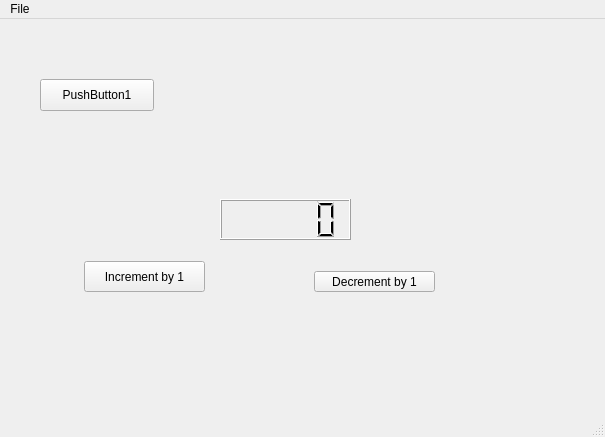
<?xml version="1.0" encoding="UTF-8"?>
<ui version="4.0">
 <class>MainWindow</class>
 <widget class="QMainWindow" name="MainWindow">
  <property name="geometry">
   <rect>
    <x>0</x>
    <y>0</y>
    <width>605</width>
    <height>437</height>
   </rect>
  </property>
  <property name="windowTitle">
   <string>MainWindow</string>
  </property>
  <widget class="QWidget" name="centralWidget">
   <widget class="QPushButton" name="pushButton">
    <property name="geometry">
     <rect>
      <x>40</x>
      <y>60</y>
      <width>114</width>
      <height>32</height>
     </rect>
    </property>
    <property name="text">
     <string>PushButton1</string>
    </property>
   </widget>
   <widget class="QPushButton" name="pushButton_2">
    <property name="geometry">
     <rect>
      <x>84</x>
      <y>242</y>
      <width>121</width>
      <height>31</height>
     </rect>
    </property>
    <property name="text">
     <string>Increment by 1</string>
    </property>
   </widget>
   <widget class="QLCDNumber" name="lcdNumber">
    <property name="geometry">
     <rect>
      <x>220</x>
      <y>180</y>
      <width>131</width>
      <height>41</height>
     </rect>
    </property>
   </widget>
   <widget class="QPushButton" name="pushButton_3">
    <property name="geometry">
     <rect>
      <x>314</x>
      <y>252</y>
      <width>121</width>
      <height>21</height>
     </rect>
    </property>
    <property name="text">
     <string>Decrement by 1</string>
    </property>
   </widget>
  </widget>
  <widget class="QStatusBar" name="statusBar"/>
  <widget class="QMenuBar" name="menuBar">
   <property name="geometry">
    <rect>
     <x>0</x>
     <y>0</y>
     <width>605</width>
     <height>21</height>
    </rect>
   </property>
   <widget class="QMenu" name="menuFile">
    <property name="title">
     <string>File</string>
    </property>
    <addaction name="actionQuit"/>
   </widget>
   <addaction name="menuFile"/>
  </widget>
  <action name="actionQuit">
   <property name="text">
    <string>Quit</string>
   </property>
  </action>
 </widget>
 <layoutdefault spacing="6" margin="11"/>
 <resources/>
 <connections>
  <connection>
   <sender>actionQuit</sender>
   <signal>triggered()</signal>
   <receiver>MainWindow</receiver>
   <slot>close()</slot>
   <hints>
    <hint type="sourcelabel">
     <x>-1</x>
     <y>-1</y>
    </hint>
    <hint type="destinationlabel">
     <x>302</x>
     <y>218</y>
    </hint>
   </hints>
  </connection>
 </connections>
 <slots>
  <slot>checkbox_on()</slot>
  <slot>checkbox_off()</slot>
  <slot>whatever()</slot>
 </slots>
</ui>
